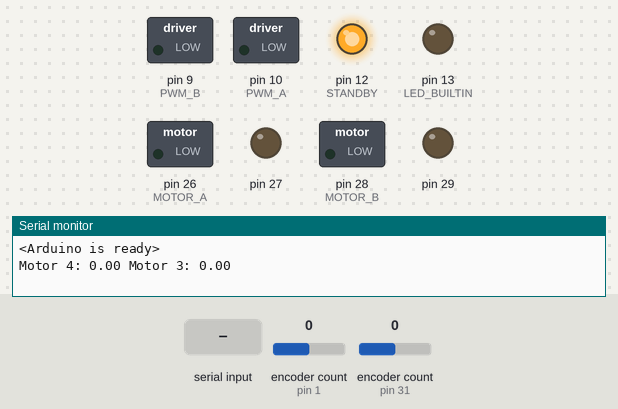
Bench run of a sketch on a simulated Arduino Mega 2560, built with avr-gcc and run on an emulated ATmega2560. On the bench: switched loads named in the sketch (green lamp = pin HIGH), output pins drawn as LEDs (lit = HIGH), the last lines printed to the serial monitor. The test bench sets the inputs (shaded band); at power-on: encoder count (sensors on pin 1, pin 31) 0.

Above: at 1.2 s.
1.3 s: "<90,45,200>" received over Serial
At 2.1 s:
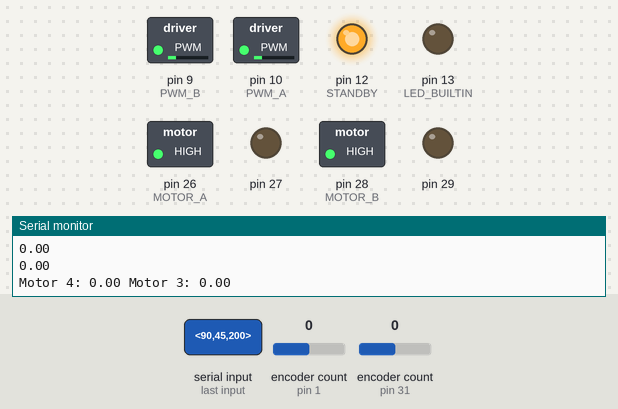
Timing chart, 0 to 4.3 s (numbered marks = the images above; inputs shaded):
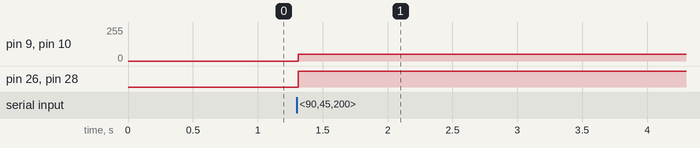

The sketch:

MotorControl.ino
```cpp
#include <SoftwareSerial.h>
#include <Encoder.h>

//----- Serial Config -----//
const byte buffSize = 64;
char inputBuffer[buffSize];
const char startMarker = '<';
const char endMarker = '>';
byte bytesRecvd = 0;
boolean readInProgress = false;
boolean newDataFromPC = false;
char messageFromPC[buffSize] = {0};
//----- End of Serial Config -----//

int distance = 0;
int speed;
char ignore;

#define ENC4 1856 //RPM for motor 4 along 40cm
#define ENC3 1778 //RPM for motor 3 along 40cm
Encoder myEnc4(1,0);
Encoder myEnc3(31, 32);
float translate_4;
float translate_3;
float later;

long previousMillis = 0;
long interval = 1000; // 1 sec
void read_encoder(){
  translate_4 = myEnc4.read() * 40;
  translate_4 = translate_4/ENC4;
  translate_3 = myEnc3.read() * 40;
  translate_3 = translate_3/ENC3;

  unsigned long currentMillis = millis();

  if(currentMillis - previousMillis > interval)
  {previousMillis = currentMillis; // save the last time you printed
  Serial.print("Motor 4: ");
  Serial.print(translate_4);
  Serial.print(" Motor 3: ");
  Serial.print(translate_3);
  Serial.println();

  later = (translate_4 + translate_3)/2 ; // update
} }

void forward(int pwm) {
  analogWrite(9, pwm);
  digitalWrite(28, HIGH);
  digitalWrite(29, LOW);

  analogWrite(10, pwm);
  digitalWrite(26, HIGH);
  digitalWrite(27, LOW);

}

void brake() {
  digitalWrite(9, HIGH);
  digitalWrite(28, HIGH);
  digitalWrite(29, HIGH);

  digitalWrite(10, HIGH);
  digitalWrite(26, HIGH);
  digitalWrite(27, HIGH);

}

void backward(int pwm) {
  analogWrite(9, pwm);
  digitalWrite(28, LOW);
  digitalWrite(29, HIGH);

  analogWrite(10, pwm);
  digitalWrite(26, LOW);
  digitalWrite(27, HIGH);
}

void getDataFromPC() {
  // receive data from PC and save it into inputBuffer
  if (Serial.available() > 0) {
    char x = Serial.read();
    // the order of these IF clauses is significant
    if (x == endMarker) {
      readInProgress = false;
      newDataFromPC = true;
      inputBuffer[bytesRecvd] = 0;
      parseData();
    }
    if (readInProgress) {
      inputBuffer[bytesRecvd] = x;
      bytesRecvd ++;
      if (bytesRecvd == buffSize) {
        bytesRecvd = buffSize - 1;
      }
    }
    if (x == startMarker) {
      bytesRecvd = 0;
      readInProgress = true;
    }
  }
}

void parseData() {
  char * strtokIndx; // this is used by strtok() as an index
  strtokIndx = strtok(inputBuffer, ",");
  //speed = atof(strtokIndx);
  distance = atof(strtokIndx);
  strtokIndx = strtok(NULL, ",");
  ignore = atof(strtokIndx);
}

void replyToPC() {
  if (newDataFromPC) {
    newDataFromPC = false;
    Serial.print("<speed: ");
    //Serial.print(speed * 10);
    Serial.print(distance);
    Serial.print(" ignore: ");
    Serial.print(ignore);
    Serial.println(">");
  }
}

void setup() {
  pinMode(12, OUTPUT); // STANDBY
  digitalWrite(12, LOW);

  pinMode(10, OUTPUT); // PWM A
  pinMode(26, OUTPUT); // MOTOR A
  pinMode(27, OUTPUT);

  pinMode(9, OUTPUT); // PWM B
  pinMode(28, OUTPUT);  // MOTOR B
  pinMode(29, OUTPUT);

  pinMode(LED_BUILTIN, OUTPUT);

  Serial.begin(9600);
  delay(10);
  speed = 0;
  Serial.println("<Arduino is ready>");

  digitalWrite(12, HIGH);

}


// the loop function runs over and over again forever
void loop() {
  getDataFromPC();
  replyToPC();
  if (distance != 0){
      float curr = (translate_4 + translate_3)/2; // avg = current position
      if (distance > 0){
        while (abs(later- curr) < distance){
          Serial.println(abs(later-curr));
          read_encoder();
          forward(50);
        }
        distance = 0;
        brake();
      }
      else{
        distance = -1 * distance;
        while (abs(later- curr) < distance){
          Serial.println(abs(later-curr));
          read_encoder();
          backward(50);
        }
        distance = 0;
        brake();
      }
  }

  //if (speed < 12 && speed > 0) {
  //      forward(speed*10); };
  //if (speed > -12 && speed < 0) {
  //      backward(speed*10); };
  //if (speed == 0 || speed > 12 || speed < -12) {
  //  brake(); };

  read_encoder();
}
```

Measured:
- after the input at 1.3 s, pin 9 (PWM_B), pin 10 (PWM_A): 0/255 → 50/255 at once; pin 26 (MOTOR_A), pin 28 (MOTOR_B): LOW → HIGH at once
